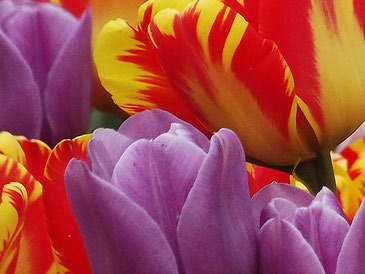
#> input picture resources/flowers.jpg, 365 x 274 px
$ jupyter execute Color_quantization.ipynb
#> lines starting #> are read from the running program, lines starting #| are printed output that depends on the picture; after the words box and inside, x2 and y2 are one past the last pixel; in counts of white or black regions, pixels touching at a corner belong together
# Oil paint filtering

[cell 1]
import cv2 as cv
import numpy as np
import matplotlib.pyplot as plt
import math

PICTURE_PATH = '../resources/'

[cell 2]
img = cv.imread(PICTURE_PATH + "flowers.jpg")
#> img is the input picture: shape (274, 365, 3); mean B, G, R 73.4, 72.2, 161.9
img = cv.cvtColor(img, cv.COLOR_BGR2RGB)

[cell 3]
plt.imshow(img)

## Dominant Color Extraction
### Median-Cut

[cell 4]
def __median_cut_quantize(img, img_arr):
    # when it reaches the end, color quantize
    r_average = np.mean(img_arr[:,0])
    g_average = np.mean(img_arr[:,1])
    b_average = np.mean(img_arr[:,2])
    for data in img_arr:
        img[data[3]][data[4]] = [r_average, g_average, b_average]

def __split_into_buckets(img, img_arr, depth):
    if depth == 0:
        __median_cut_quantize(img, img_arr)
        return

    r_range = np.max(img_arr[:,0]) - np.min(img_arr[:,0])
    g_range = np.max(img_arr[:,1]) - np.min(img_arr[:,1])
    b_range = np.max(img_arr[:,2]) - np.min(img_arr[:,2])

    space_with_highest_range = 0
    if g_range >= r_range:
        space_with_highest_range = 1
        if b_range >= g_range:
            space_with_highest_range = 2
    elif b_range >= r_range:
        space_with_highest_range = 2

    # sort the image pixels by color space with highest range
    # and find the median and divide the array.
    img_arr = img_arr[img_arr[:,space_with_highest_range].argsort()]
    median_index = int((len(img_arr)+1)/2)

    # split the array into two buckets along the median
    __split_into_buckets(img, img_arr[0:median_index], depth-1)
    __split_into_buckets(img, img_arr[median_index:], depth-1)

# the 2rd parameter represents how many colors are needed in the power of 2.
# If the parameter passed is 4 its means 2^4 = 16 colors
def median_cut(img, nb_colors):
#> called with nb_colors = 5
    flattened_img_array = []
    for rindex, rows in enumerate(img):
        for cindex, color in enumerate(rows):
            flattened_img_array.append([color[0],color[1],color[2],rindex, cindex])
#> after the loop, flattened_img_array = 100010 items
    flattened_img_array = np.array(flattened_img_array)
    if (len(flattened_img_array) == 0):
        return
    return __split_into_buckets(img, flattened_img_array, nb_colors)
#> in __split_into_buckets, `r_range = np.max(img_arr[:,0]) - np.min(img_arr[:,0])`: r_range = 246
#> in __split_into_buckets, `g_range = np.max(img_arr[:,1]) - np.min(img_arr[:,1])`: g_range = 255
#> in __split_into_buckets, `median_index = int((len(img_arr)+1)/2)`: median_index = 50005
#> in __median_cut_quantize, `r_average = np.mean(img_arr[:,0])`: r_average = 57.15
#> in __median_cut_quantize, `g_average = np.mean(img_arr[:,1])`: g_average = 31.17
#> in __median_cut_quantize, `b_average = np.mean(img_arr[:,2])`: b_average = 24.21
#> the loop in __median_cut_quantize, `for data in img_arr:` made 3126 passes
#> data on passes 1 to 3: [9, 0, 0, 190, 319], [13, 24, 8, 169, 287], [14, 3, 1, 187, 321]
#> in __median_cut_quantize (call 2), `r_average = np.mean(img_arr[:,0])`: r_average = 95.28
#> in __median_cut_quantize (call 2), `g_average = np.mean(img_arr[:,1])`: g_average = 35.82
#> in __median_cut_quantize (call 2), `b_average = np.mean(img_arr[:,2])`: b_average = 34.33
#> the loop in __median_cut_quantize (call 2), `for data in img_arr:` made 3125 passes
#> data on passes 1 to 3: [80, 27, 45, 133, 76], [80, 28, 6, 138, 308], [80, 28, 15, 139, 314]
#> after the loop in __median_cut_quantize (call 2), `for data in img_arr:`:
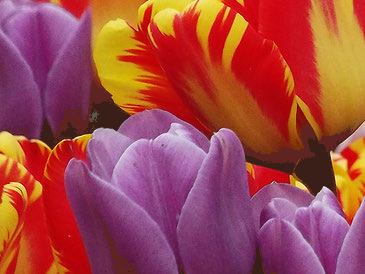
#> img: shape (274, 365, 3); mean R, G, B 161.9, 72.2, 73.4
#> after the loop in __median_cut_quantize (call 3), `for data in img_arr:`: img: shape (274, 365, 3); 3.13% of pixels changed, all inside (x1, y1, x2, y2) = (0, 13, 353, 274)
#> after the loop in __median_cut_quantize (call 4), `for data in img_arr:`: img: shape (274, 365, 3); mean R, G, B 161.9, 72.1, 73.3
#> after the loop in __median_cut_quantize (call 5), `for data in img_arr:`: img: shape (274, 365, 3); mean R, G, B 161.9, 72.1, 73.3
#> after the loop in __median_cut_quantize (call 6), `for data in img_arr:`: img: shape (274, 365, 3); mean R, G, B 161.8, 72.1, 73.3
#> after the loop in __median_cut_quantize (call 7), `for data in img_arr:`: img: shape (274, 365, 3); mean R, G, B 161.8, 72.1, 73.3
#> in __median_cut_quantize (call 8), `r_average = np.mean(img_arr[:,0])`: r_average = 180.7
#> in __median_cut_quantize (call 8), `g_average = np.mean(img_arr[:,1])`: g_average = 95.42
#> in __median_cut_quantize (call 8), `b_average = np.mean(img_arr[:,2])`: b_average = 25.13
#> the loop in __median_cut_quantize (call 8), `for data in img_arr:` made 3125 passes
#> data on passes 1 to 3: [177, 59, 29, 97, 251], [177, 59, 29, 81, 212], [191, 59, 11, 252, 15]
#> after the loop in __median_cut_quantize (call 8), `for data in img_arr:`:
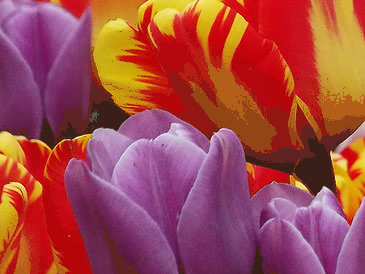
#> img: shape (274, 365, 3); mean R, G, B 161.8, 72.1, 73.3
#> after the loop in __median_cut_quantize (call 9), `for data in img_arr:`: img: shape (274, 365, 3); 3.13% of pixels changed, all inside (x1, y1, x2, y2) = (1, 0, 358, 266)
#> after the loop in __median_cut_quantize (call 10), `for data in img_arr:`: img: shape (274, 365, 3); mean R, G, B 161.8, 72, 73.2
#> after the loop in __median_cut_quantize (call 11), `for data in img_arr:`: img: shape (274, 365, 3); mean R, G, B 161.8, 72, 73.2
#> after the loop in __median_cut_quantize (call 12), `for data in img_arr:`: img: shape (274, 365, 3); mean R, G, B 161.8, 72, 73.2
#> after the loop in __median_cut_quantize (call 13), `for data in img_arr:`: img: shape (274, 365, 3); mean R, G, B 161.7, 72, 73.2
#> after the loop in __median_cut_quantize (call 14), `for data in img_arr:`: img: shape (274, 365, 3); mean R, G, B 161.7, 72, 73.2
#> after the loop in __median_cut_quantize (call 15), `for data in img_arr:`: img: shape (274, 365, 3); mean R, G, B 161.7, 72, 73.2
#> after the loop in __median_cut_quantize (call 16), `for data in img_arr:`: img: shape (274, 365, 3); mean R, G, B 161.7, 71.9, 73.1
#> in __split_into_buckets (call 33), `r_range = np.max(img_arr[:,0]) - np.min(img_arr[:,0])`: r_range = 180
#> in __split_into_buckets (call 33), `g_range = np.max(img_arr[:,1]) - np.min(img_arr[:,1])`: g_range = 252
#> in __split_into_buckets (call 33), `b_range = np.max(img_arr[:,2]) - np.min(img_arr[:,2])`: b_range = 191
#> in __split_into_buckets (call 33), `median_index = int((len(img_arr)+1)/2)`: median_index = 25003
#> in __split_into_buckets (call 34), `r_range = np.max(img_arr[:,0]) - np.min(img_arr[:,0])`: r_range = 171
#> in __split_into_buckets (call 34), `g_range = np.max(img_arr[:,1]) - np.min(img_arr[:,1])`: g_range = 67
#> in __split_into_buckets (call 34), `b_range = np.max(img_arr[:,2]) - np.min(img_arr[:,2])`: b_range = 87
#> in __split_into_buckets (call 34), `median_index = int((len(img_arr)+1)/2)`: median_index = 12502
#> after the loop in __median_cut_quantize (call 17), `for data in img_arr:`: img: shape (274, 365, 3); mean R, G, B 161.7, 71.9, 73.1
#> after the loop in __median_cut_quantize (call 18), `for data in img_arr:`: img: shape (274, 365, 3); mean R, G, B 161.7, 71.9, 73.1
#> after the loop in __median_cut_quantize (call 19), `for data in img_arr:`: img: shape (274, 365, 3); mean R, G, B 161.6, 71.9, 73.1
#> in __split_into_buckets (call 39), `__split_into_buckets(img, img_arr[median_index:], depth-1)`: img: shape (274, 365, 3); mean R, G, B 161.6, 71.9, 73.1
#> in __split_into_buckets (call 34), `__split_into_buckets(img, img_arr[median_index:], depth-1)`:
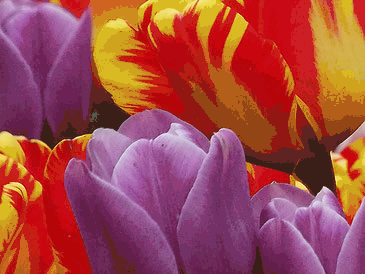
#> img: shape (274, 365, 3); mean R, G, B 161.6, 71.8, 73.1
#> in __split_into_buckets (call 33), `__split_into_buckets(img, img_arr[median_index:], depth-1)`:
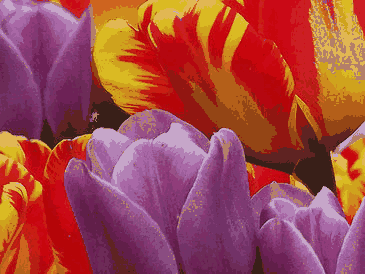
#> img: shape (274, 365, 3); mean R, G, B 161.4, 71.7, 72.9

[cell 5]
copy_img = np.array(img)
median_cut(copy_img, 5)
palette = []
for h in range(copy_img.shape[0]):
    for w in range(copy_img.shape[1]):
        add = True
        for color in palette:
            if (color[0] == copy_img[h, w, 0] and color[1] == copy_img[h, w, 1] and color[2] == copy_img[h, w, 2]):
                add = False
                break
        if (add):
            palette.append(copy_img[h, w])
#> after the loop, palette = 32 items, first 6: [180, 127, 105], [169, 104, 166], [179, 129, 181], [198, 166, 201], [157, 94, 155], [153, 80, 135]
palette = np.array([palette])
#> palette = 32 rows, first 8: [180, 127, 105], [169, 104, 166], [179, 129, 181], [198, 166, 201], [157, 94, 155], [153, 80, 135], [144, 61, 122], [182, 30, 19]
plt.imshow(palette)
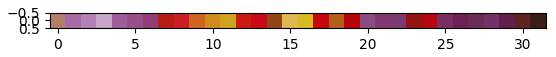
#> figure drawn by matplotlib, 1 panel

[cell 6]
plt.imshow(copy_img)

## Octree

[cell 7]
class Octree:
    # [10 lines left out: function __init__, not called in this run]

def get_bit(value, n):
    return (value >> n & 1)

def get_branch(color, depth):
    n = 8 - depth
    return 4 * get_bit(color[0], n) + 2 * get_bit(color[1], n) + get_bit(color[2], n)


# [128 lines left out: functions InsertTree, getNextReductibleNode, reduceTree, GenerateOctree, __initPalette, initPalette and 3 more, not called in this run]

[cell 8]
"""
octree = GenerateOctree(img, 32)
palette_octree = initPalette(octree)
plt.imshow(np.array([palette_octree]))
print_octree(octree)
"""

[cell 9]
plt.imshow(img)

[cell 10]
"""
copy_img = np.array(img)
mapping(copy_img, octree, palette_octree)
plt.imshow(copy_img)
"""

[cell 11]
# nb_leaf(octree)

[cell 12]
"""
node = octree
depth = 1
c = [160, 136, 192]
while (not node.is_leaf):
    print(get_branch(c, depth))
    node = node.children[get_branch(c, depth)]
    depth += 1
"""

[cell 13]
# octree.children[7].children[1].children[4].children

## Dominante color extraction

[cell 14]
def dominant_color_extraction(img, nb_colors, Mx=3, My=3):
#> called with nb_colors = 16, Mx = 3, My = 3
    palette = []
    if Mx % 2 == 0 or My % 2 == 0:
        print("Invalid Mx or My values !")
        return
    difference_map = np.ones((img.shape[0], img.shape[1], 1)) * np.Inf
    grayscale = cv.cvtColor(img, cv.COLOR_RGB2GRAY)
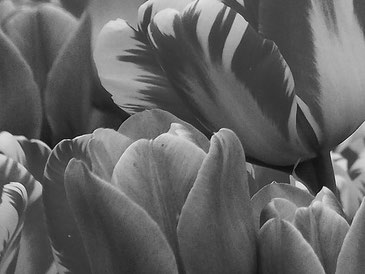
#> grayscale: shape (274, 365); min 3, max 246, mean 99.2
    cielab = cv.cvtColor(img, cv.COLOR_RGB2Lab)
#> cielab: shape (274, 365, 3); mean of channels 0, 1, 2 113.6, 164.3, 146
    nb_pixels_horizontal_scanlines = img.shape[1] * Mx
#> nb_pixels_horizontal_scanlines = 1095
    nb_pixels_vertical_scanlines = Mx * My
    for _ in range(nb_colors):
        min_hori_Sr, index_hori_min = np.Inf, 0
        # Horizontal scanlines
        for index in range(img.shape[0] - (Mx - 1)):
            # Calculate S(R)
            denom = (
                np.sum(cielab[index:index + Mx, :, 0]) *
                np.sum(np.power(difference_map[index:index + Mx, :].flatten(), 2))
            )
            if (denom != 0):
                histo = np.bincount(grayscale[index:index + Mx, :].flatten())
                histo = histo[histo > 0] / nb_pixels_horizontal_scanlines
                Sr = ((-np.sum(histo * np.log2(histo))) * nb_pixels_horizontal_scanlines) / denom
                if (Sr <= min_hori_Sr):
                    min_hori_Sr, index_hori_min = Sr, index
        # Vertical scanlines
        min_vert_Sr, index_vert_min = np.Inf, 0
        histo_R = np.bincount(grayscale[index_hori_min:index_hori_min + Mx, :].flatten(), minlength=256) / nb_pixels_horizontal_scanlines
        for index in range(img.shape[1] - (My - 1)):
            # Calculate S(R)
            denom = (
                np.sum(cielab[index_hori_min:index_hori_min + Mx, index:index + My, 0]) *
                np.sum(np.power(difference_map[index_hori_min:index_hori_min + Mx, index:index + My].flatten(), 2))
            )
            if (denom != 0):
                histo = np.bincount(grayscale[index_hori_min:index_hori_min + Mx, index:index + My].flatten(), minlength=256)
                histo = histo_R[np.where(histo > 0)]
                Sr = (-(np.sum(histo * np.log2(histo))) * nb_pixels_vertical_scanlines) / denom
                if (Sr <= min_vert_Sr):
                    min_vert_Sr, index_vert_min = Sr, index
        selected_color = cielab[index_hori_min + Mx // 2, index_vert_min + My // 2]
        # append in palette
        palette.append(selected_color)
        # Update difference map
        for h in range(cielab.shape[0]):
            for w in range(cielab.shape[1]):
                if (difference_map[h, w][0] != 0):
                    diff = np.sqrt(
                        np.power(selected_color[0] - float(cielab[h, w][0]), 2) +
                        np.power(selected_color[1] - float(cielab[h, w][1]), 2) +
                        np.power(selected_color[2] - float(cielab[h, w][2]), 2)
                    )
                    if (diff < difference_map[h, w]):
                        difference_map[h, w][0] = diff
#> this loop made 16 passes
#> selected_color on passes 1 to 12: [83, 165, 112], [217, 122, 180], [175, 148, 111], [111, 196, 180], [157, 149, 193], [52, 127, 147], [205, 133, 119], [127, 165, 109], [185, 134, 142], [105, 159, 171], [188, 128, 187], [150, 151, 133]
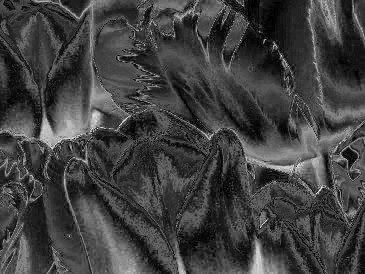
#> difference_map: shape (274, 365, 1) float64; min 0, max 54.31, mean 13.9; drawn with min black and max white
#> after the loop, palette = [[83, 165, 112], [217, 122, 180], [175, 148, 111], [111, 196, 180], [157, 149, 193], [52, 127, 147], [205, 133, 119], [127, 165, 109], [185, 134, 142], [105, 159, 171], [188, 128, 187], [150, 151, 133], [151, 169, 105], [79, 181, 167], [190, 135, 144], [190, 135, 144]]
    return np.array(palette)

def apply_cielab_palette(cielab_img, palette):
    for h in range(cielab_img.shape[0]):
        for w in range(cielab_img.shape[1]):
            color = cielab_img[h, w]
            min_diff, saved = np.Inf, None
            for c in palette:
                diff = np.sqrt(
                    np.power(color[0] - float(c[0]), 2) +
                    np.power(color[1] - float(c[1]), 2) +
                    np.power(color[2] - float(c[2]), 2)
                )
                if (min_diff > diff):
                    min_diff = diff
                    saved = c
            cielab_img[h, w] = saved

[cell 15]
palette_dominant_color = dominant_color_extraction(img, 16)
#> palette_dominant_color = 16 rows, first 8: [83, 165, 112], [217, 122, 180], [175, 148, 111], [111, 196, 180], [157, 149, 193], [52, 127, 147], [205, 133, 119], [127, 165, 109]

[cell 16]
plt.imshow(cv.cvtColor(np.array([palette_dominant_color]), cv.COLOR_Lab2RGB))
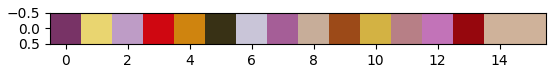
#> figure drawn by matplotlib, 1 panel

[cell 17]
cielab = cv.cvtColor(img, cv.COLOR_RGB2Lab)
apply_cielab_palette(cielab, palette_dominant_color)
#> after the loop in apply_cielab_palette, `for h in range(cielab_img.shape[0]):`: cielab_img: shape (274, 365, 3); mean of channels 0, 1, 2 116.2, 164.6, 146.6
# Recolorization
plt.imshow(cv.cvtColor(cielab, cv.COLOR_Lab2RGB))
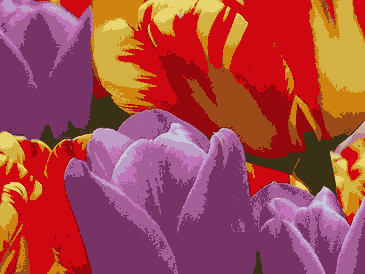
#> shown: shape (274, 365, 3); mean R, G, B 165.2, 71.8, 75.1
